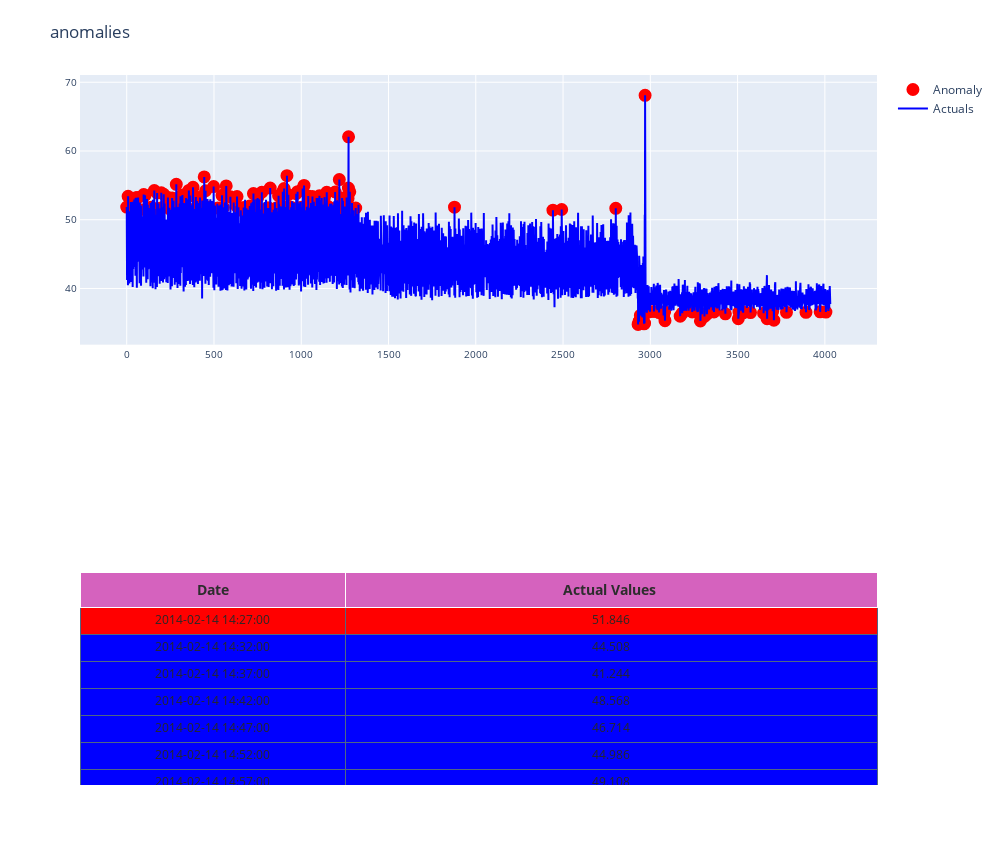

Notebook code for this chart:
### Code cell
from sklearn.ensemble import IsolationForest
#to_model_column='value'
clf=IsolationForest(n_estimators=10, max_samples='auto', contamination=float(.04)) # cotamination boudary, how many should be outliners
                       # max_features=1.0, bootstrap=False, n_jobs=-1, random_state=42, verbose=0,behaviour='new')
clf.fit(df[['value']])
df['scores']=clf.decision_function(df[['value']])
df['anomaly']=clf.fit_predict(df[['value']])
df.head()
df.loc[df['anomaly'] == 1,'anomaly'] = 0
df.loc[df['anomaly'] == -1,'anomaly'] = 1
#df.value_counts()
df['anomaly'].value_counts()


#plot the grapgh with anomalies
plot_anomaly(df,'anomalies')

### Figure 1 — Plotly figure (JSON) as saved in the notebook; plotly's stock layout.template omitted (floating-point values rounded to 4 significant figures; data arrays with more than 128 entries replaced by an {"elided": "..."} marker saying what was removed)
{"data": [{"cells": {"align": ["center", "center", "center", "center", "center"], "fill": {"color": {"elided": "1x4032 str values"}}, "font": {"color": ["rgb(40, 40, 40)", "rgb(40, 40, 40)", "rgb(40, 40, 40)", "rgb(40, 40, 40)", "rgb(40, 40, 40)"], "size": 12}, "height": 27, "line": {"color": "#506784"}, "suffix": [null, "", "", "%", ""], "values": {"elided": "2x4032 mixed values"}}, "columnwidth": [1, 2], "domain": {"x": [0, 1], "y": [0, 0.3]}, "header": {"fill": {"color": "#d562be"}, "font": {"color": ["rgb(45, 45, 45)", "rgb(45, 45, 45)", "rgb(45, 45, 45)", "rgb(45, 45, 45)", "rgb(45, 45, 45)"], "size": 14}, "height": 20, "values": [["<b>Date</b>"], ["<b>Actual Values </b>"]]}, "type": "table"}, {"marker": {"color": "red", "line": {"color": "red", "width": 2}, "size": 11}, "mode": "markers", "name": "Anomaly", "showlegend": true, "type": "scatter", "x": {"elided": "4032 int values"}, "xaxis": "x", "y": {"elided": "4032 float values"}, "yaxis": "y"}, {"marker": {"color": "blue", "line": {"width": 1}, "size": 12}, "mode": "lines", "name": "Actuals", "type": "scatter", "x": {"elided": "4032 int values"}, "xaxis": "x", "y": {"elided": "4032 float values"}, "yaxis": "y"}], "layout": {"autosize": false, "height": 865, "margin": {"t": 75}, "showlegend": true, "title": {"text": "anomalies"}, "width": 1000, "xaxis": {"anchor": "y", "domain": [0, 1], "gridcolor": "#ffffff", "mirror": true, "showgrid": true, "showline": true, "showticklabels": true, "tickfont": {"size": 10}, "ticklen": 4, "zeroline": false}, "yaxis": {"anchor": "x", "domain": [0.62, 1], "gridcolor": "#ffffff", "hoverformat": ".2f", "mirror": true, "showgrid": true, "showline": true, "tickfont": {"size": 10}, "ticklen": 4, "zeroline": false}}}
